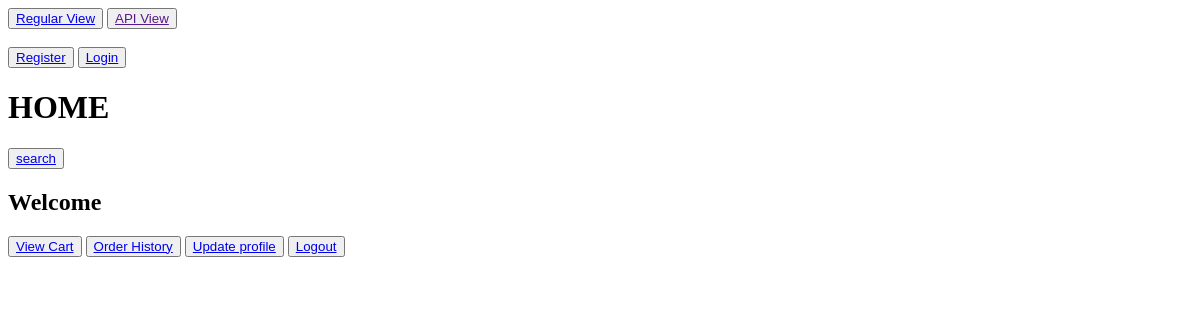
The app's page /accounts/dashboard, older data.
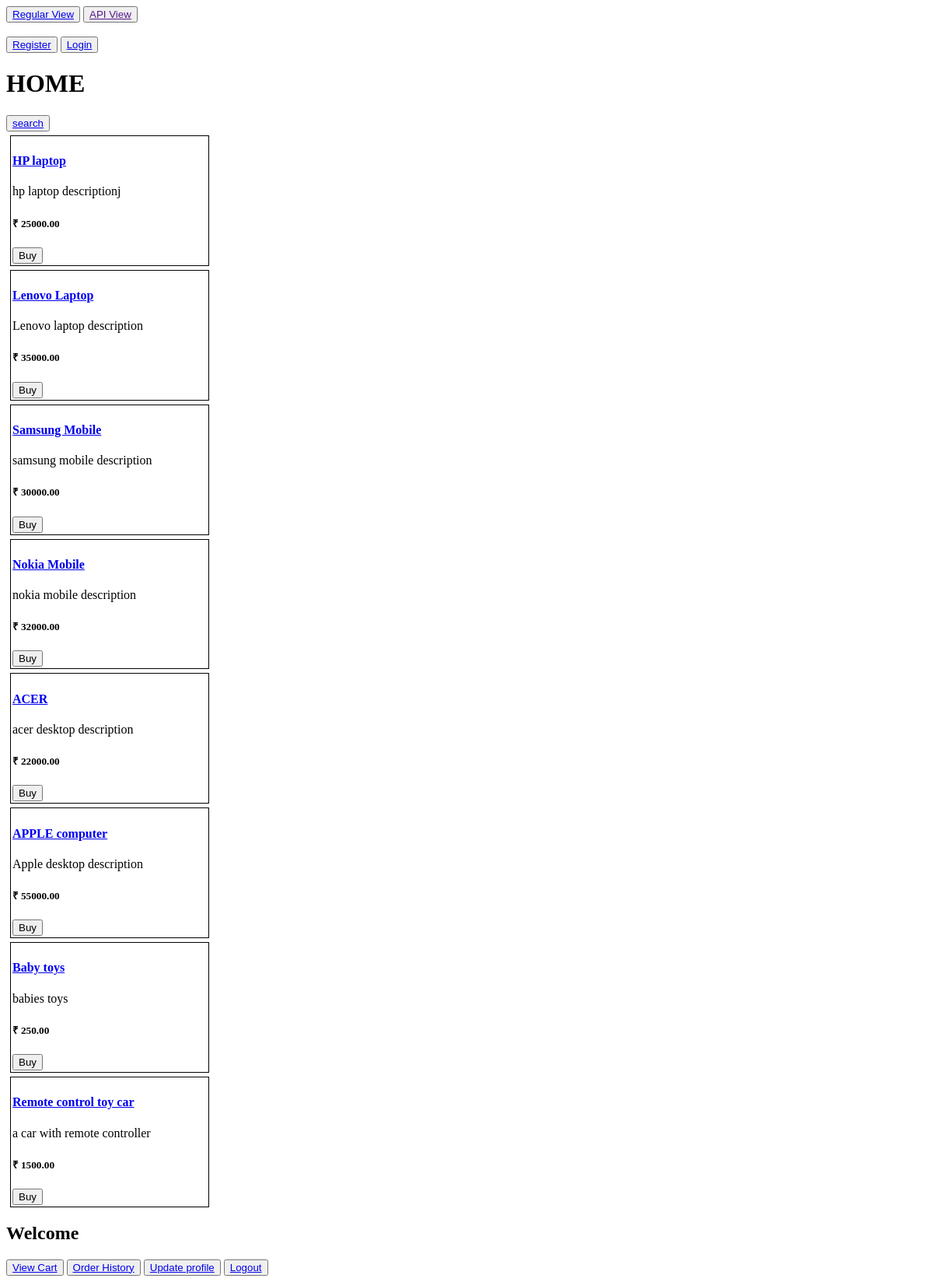
The same page, newer data.
### products/models.py (models this page shows)
class SubCategoryProducts(models.Model):
    name = models.CharField(max_length=255)
    description = models.TextField()
    price = models.DecimalField(max_digits=10, decimal_places=2)
    subcategory = models.ForeignKey(SubCategory, on_delete=models.CASCADE)
    def __str__(self):
        return self.name

### accounts/views.py (the view)
# urls.py: path('dashboard',views.user_dashboard, name='dashboard'),
def user_dashboard(request):
    username = request.user.username
    products = SubCategoryProducts.objects.all()
    return render(request, 'dashboard.html',{'username':username,'products':products})

### accounts/templates/dashboard.html (shortened to what this page needs)
{% extends 'home.html'%}
{% load static %}
{% block dashboard %}
<div>
    <h2>Welcome {{username|title}}</h2>
    <button><a href="{% url 'view_cart' %}">View Cart</a></button>
    <button><a href="{% url 'order-history' %}">Order History</a></button>
    <button type="submit"><a href="{% url 'update-user' %}">Update profile</a></button>
    <button type="submit"><a href="{% url 'logout' %}">Logout</a></button>
</div>
{% endblock dashboard %}

### products/templates/home.html (shortened to what this page needs)
{% extends 'base.html' %}
{% load static %}
{% block content %}
<div>
    {% if user.isauthenticated %}
    {{username}}
    {% else %}
    <button><a href="{% url 'register' %}">Register</a></button>
    <button><a href="{% url 'login' %}">Login</a></button>
    {% endif %}
</div>
<h1>HOME</h1>
<div id="catogery">
    <div>
        <button><a href="{% url 'products_list'%}">search</a></h2></button>
    </div>
    <div >
        {% for product in products %}
        <div style="border:1px solid black; width:250px; padding:2px; margin: 5px">
            <h4><a href="{% url 'product-detail' product.id %}">{{product}}</a></h4>
            <p>{{product.description}}</p>
            <h5>&#8377; {{product.price}}</h5>
            <button>Buy</button>
        </div>
        {% endfor %}
    </div>
</div>
{% block dashboard %}
{% endblock dashboard %}
{% endblock content %}

Row changes from the older to the newer data that the page shows:
added SubCategoryProducts: name "HP laptop", description "hp laptop descriptionj", price "25000.00"
added SubCategoryProducts: name "Lenovo Laptop", description "Lenovo laptop description", price "35000.00"
added SubCategoryProducts: name "Samsung Mobile", description "samsung mobile description", price "30000.00"
added SubCategoryProducts: name "Nokia Mobile", description "nokia mobile description", price "32000.00"
added SubCategoryProducts: name "ACER", description "acer desktop description", price "22000.00"
added SubCategoryProducts: name "APPLE computer", description "Apple desktop description", price "55000.00"
added SubCategoryProducts: name "Baby toys", description "babies toys", price "250.00"
added SubCategoryProducts: name "Remote control toy car", description "a car with remote controller", price "1500.00"
